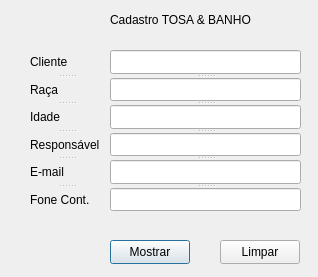
<?xml version="1.0" encoding="UTF-8"?>
<ui version="4.0">
 <class>janela_Cadastro</class>
 <widget class="QDialog" name="janela_Cadastro">
  <property name="geometry">
   <rect>
    <x>0</x>
    <y>0</y>
    <width>318</width>
    <height>277</height>
   </rect>
  </property>
  <property name="windowTitle">
   <string>Dialog</string>
  </property>
  <widget class="QLabel" name="label">
   <property name="geometry">
    <rect>
     <x>110</x>
     <y>10</y>
     <width>181</width>
     <height>20</height>
    </rect>
   </property>
   <property name="text">
    <string>Cadastro TOSA &amp; BANHO</string>
   </property>
  </widget>
  <widget class="QPushButton" name="btn_inserir">
   <property name="geometry">
    <rect>
     <x>110</x>
     <y>240</y>
     <width>80</width>
     <height>24</height>
    </rect>
   </property>
   <property name="text">
    <string>Mostrar</string>
   </property>
  </widget>
  <widget class="QPushButton" name="btn_limpar">
   <property name="geometry">
    <rect>
     <x>220</x>
     <y>240</y>
     <width>80</width>
     <height>24</height>
    </rect>
   </property>
   <property name="text">
    <string>Limpar</string>
   </property>
  </widget>
  <widget class="QSplitter" name="splitter">
   <property name="geometry">
    <rect>
     <x>30</x>
     <y>50</y>
     <width>74</width>
     <height>161</height>
    </rect>
   </property>
   <property name="orientation">
    <enum>Qt::Vertical</enum>
   </property>
   <widget class="QLabel" name="cliente_2">
    <property name="text">
     <string>Cliente</string>
    </property>
   </widget>
   <widget class="QLabel" name="raca_2">
    <property name="text">
     <string>Raça</string>
    </property>
   </widget>
   <widget class="QLabel" name="idade">
    <property name="text">
     <string>Idade</string>
    </property>
   </widget>
   <widget class="QLabel" name="responsavel">
    <property name="text">
     <string>Responsável</string>
    </property>
   </widget>
   <widget class="QLabel" name="email">
    <property name="text">
     <string>E-mail</string>
    </property>
   </widget>
   <widget class="QLabel" name="fone">
    <property name="text">
     <string>Fone Cont.</string>
    </property>
   </widget>
  </widget>
  <widget class="QSplitter" name="splitter_2">
   <property name="geometry">
    <rect>
     <x>110</x>
     <y>50</y>
     <width>191</width>
     <height>161</height>
    </rect>
   </property>
   <property name="orientation">
    <enum>Qt::Vertical</enum>
   </property>
   <widget class="QLineEdit" name="txt_cliente"/>
   <widget class="QLineEdit" name="txt_raca"/>
   <widget class="QLineEdit" name="txt_idade"/>
   <widget class="QLineEdit" name="txt_responsavel"/>
   <widget class="QLineEdit" name="txt_email"/>
   <widget class="QLineEdit" name="txt_telefone"/>
  </widget>
 </widget>
 <resources/>
 <connections/>
</ui>
